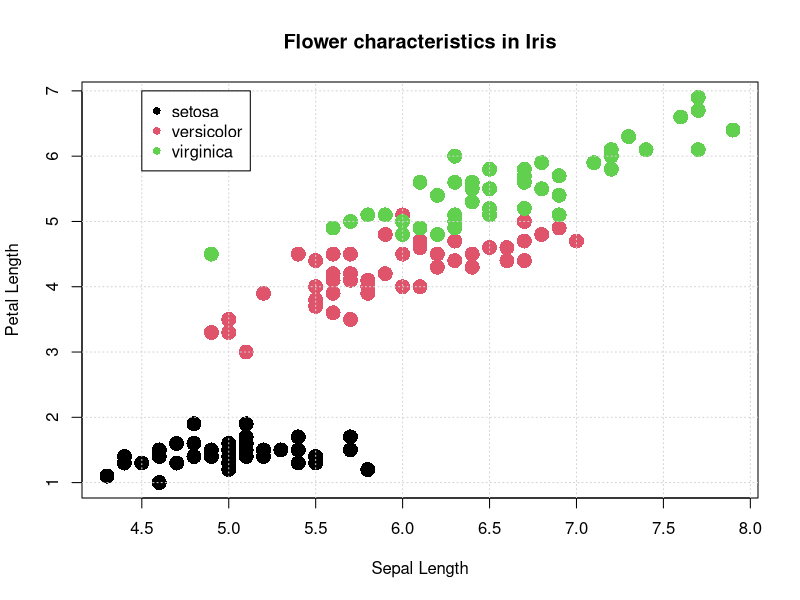

Source code (R):

# Comment: R as a calculator is a boring as watching paint dry.
21*2 

# The colon operator generates a regular sequences.
1:20

# iris is a famous built in dataset for 50 flowers from each of 3 species
plot(x = iris$Sepal.Length, y = iris$Petal.Length,  # x and y variables
     col = iris$Species,                            # color by species! 
     pch = 16, cex = 2,                             # aesthetic parameters 
     xlab = "Sepal Length", ylab = "Petal Length",  # axis labels
     main = "Flower characteristics in Iris")       # title

# Adding grid: 
grid()

# Adding a legend: 
legend (x = 4.5, y = 7, legend = levels(iris$Species), 
        pch = 16, col = c(1:3))